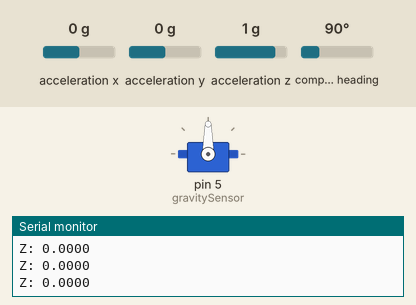
Bench run of a sketch on a simulated Arduino Uno, built with avr-gcc and run on an emulated ATmega328P. Parts: servo, the last lines printed to the serial monitor. The test bench sets the inputs (shaded band); at power-on: acceleration y 0 g, acceleration z 1 g, acceleration x 0 g, compass heading 90°.

Above: at 2.2 s.
2.3 s: acceleration y set to -1.4 g
At 3.15 s:
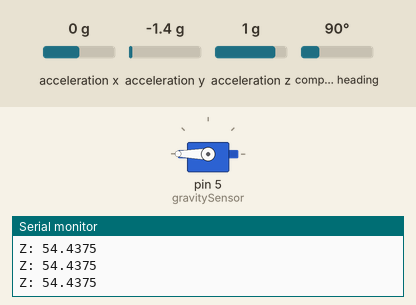
5.3 s: acceleration y set to 0.1 g
At 5.97 s:
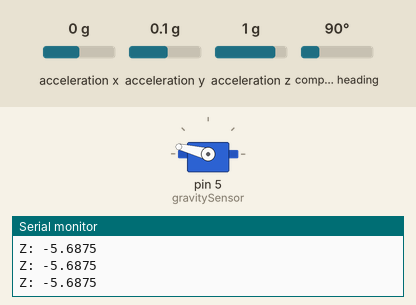
8.3 s: acceleration y set to -0.1 g
At 9.2 s:
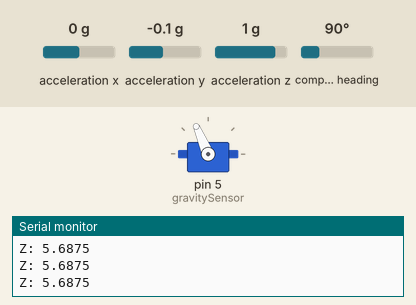
11.3 s: acceleration y set to 0 g
At 11.3 s:
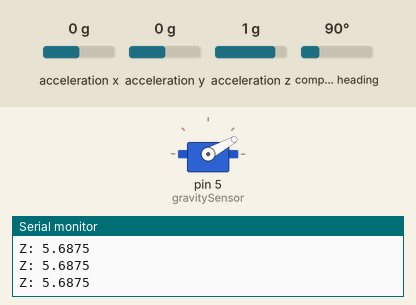
12.8 s: acceleration z set to 0.1 g
14.3 s: acceleration z set to -0.2 g
Timing chart, 0 to 18.3 s (numbered marks = the images above; inputs shaded):
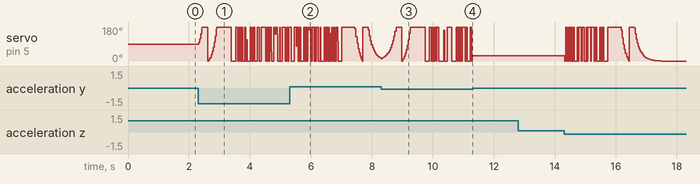

The sketch:

Coro_Original.ino
```cpp
#include <Wire.h>
#include <Servo.h>
#include <Adafruit_Sensor.h>
#include <Adafruit_BNO055.h>
#include <utility/imumaths.h>

#define I2C_SDA A4
#define I2C_SCL A5

Adafruit_BNO055 bno = Adafruit_BNO055(55);
float gd = 0;
Servo gravitySensor;
float angle = 90;

void setup() {
  gravitySensor.attach(5);
  gravitySensor.write(angle);
  Serial.begin(9600);
  Wire.begin(I2C_SDA);
  Wire.begin(I2C_SCL);
  Serial.println("Orientation Sensor Test"); Serial.println("");
  if(!bno.begin())
  {
    Serial.print("Ooops, no BNO055 detected ... Check your wiring or I2C ADDR!");
    while(1);
  }
  delay(1000);
  bno.setExtCrystalUse(true);

}

void loop() {
  sensors_event_t event;
  bno.getEvent(&event);

  Serial.print("Z: ");
  gd = event.orientation.z;
  Serial.println(gd, 4);

  if(gd > 0.0){
    gravitySensor.write(angle+(angle/10.0));
    angle+=(angle/10.0);
    delay(15);
  }
  if(gd < 0.0){
    gravitySensor.write(angle-(angle/10.0));
    angle-=(angle/10.0);
    delay(15);
  }
}
```

Measured:
- after the input at 11.3 s, servo on pin 5 (gravitySensor): stays 29° (without the input it goes to 180° after 0.01 s)
